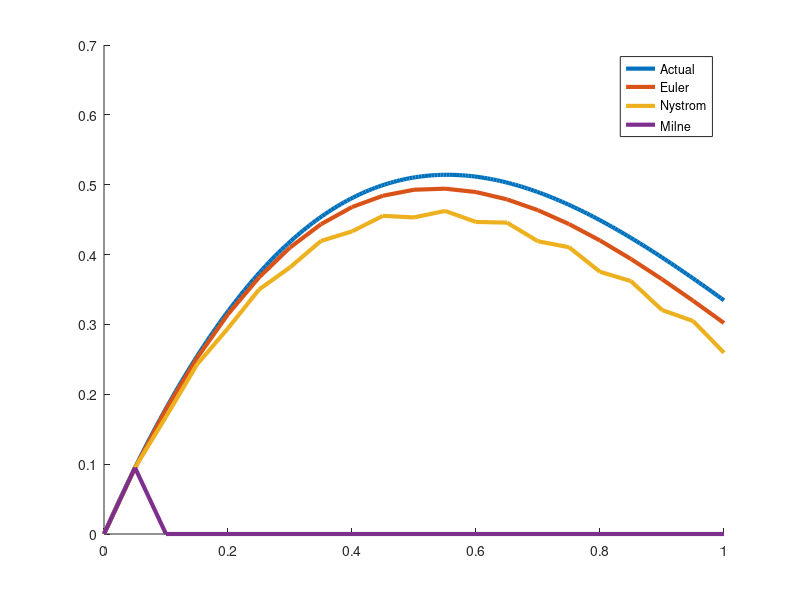

MATLAB code for this plot:
function p3

clear all;
close all;
hold on;

y  = @(t) (e .^ -t) .* (sin(2 .* t));
dy = @(t, y) -y + (2 .* e .^ -t) .* cos(2 .* t);

% Plot the function we are trying to numerically compute.
_x = linspace(0, 1, 200);
_y = y(_x);
plot(_x, y(_x), 'DisplayName', 'Actual', 'LineWidth', 3);

% Parameters
start = 0;
stop = 1;
steps = 20;
h = (stop - start)/steps;

% IVP
x = start:h:stop;

%%%%%%%%%%%%%%%%%%%%%%%%%%%%%%%%%%%%%%%%%%
%%	Euler Method.			%%
%%%%%%%%%%%%%%%%%%%%%%%%%%%%%%%%%%%%%%%%%%

yk = zeros(steps + 1, 1);
yk(1) = y(0);

% Run Eulers method.
for k = 1:steps
    tk = start + h * k;
    yk(k+1) = yk(k) + h * dy(tk, yk(k));
end

plot(x, yk, 'DisplayName', 'Euler', 'LineWidth', 3);

%%%%%%%%%%%%%%%%%%%%%%%%%%%%%%%%%%%%%%%%%%
%%	Nystrom (explicit method).	%%
%%%%%%%%%%%%%%%%%%%%%%%%%%%%%%%%%%%%%%%%%%

yk = zeros(steps + 1, 1);
yk(1) = y(0);
yk(2) = y(h);

% Run the Nystrom method.
for k = 1:(steps-1)
    tknext = start + h * (k+1);
    yk(k+2) = yk(k) + 2 * h * dy(tknext, yk(k+1));
end

plot(x, yk, 'DisplayName', 'Nystrom', 'LineWidth', 3);

%%%%%%%%%%%%%%%%%%%%%%%%%%%%%%%%%%%%%%%%%%
%%	Milne (implicit method).	%%
%%%%%%%%%%%%%%%%%%%%%%%%%%%%%%%%%%%%%%%%%%

yk = zeros(steps + 1, 1);
yk(1) = y(0);
yk(2) = y(h);

% Run the Milne method.
for k = 1:(steps-1)
    % TODO
end

plot(x, yk, 'DisplayName', 'Milne', 'LineWidth', 3);

legend('show');

end
